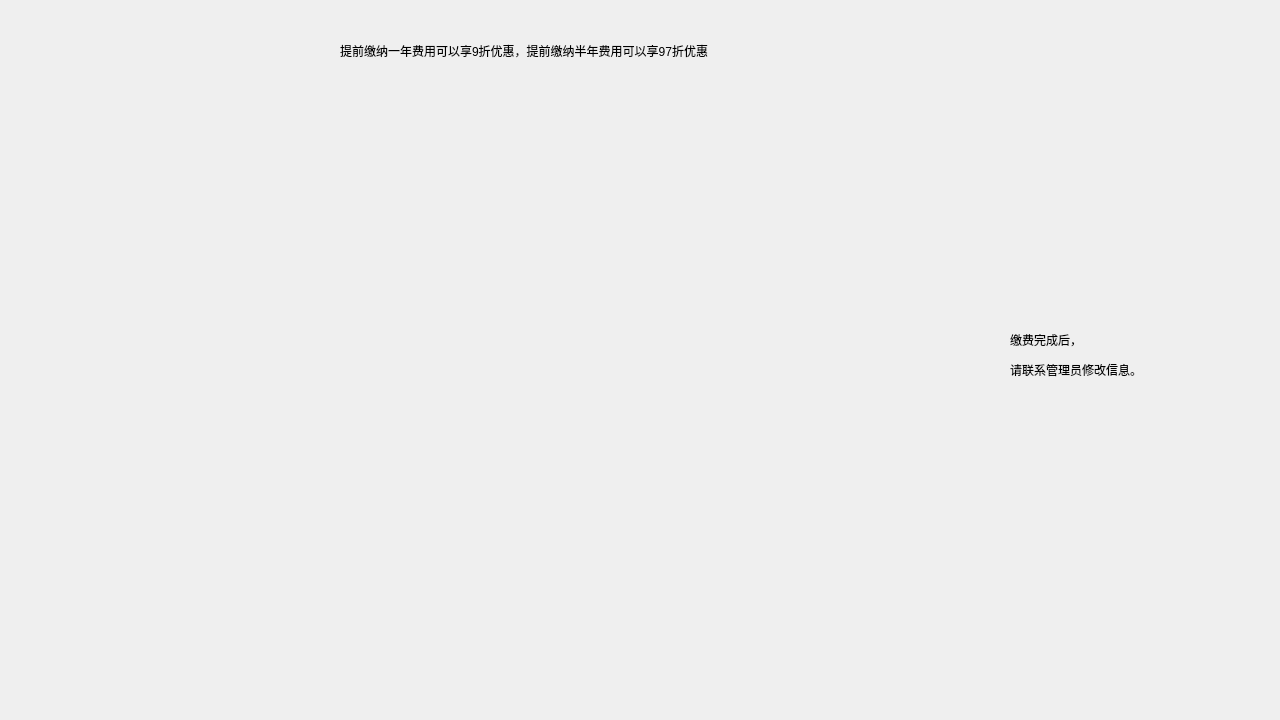
<?xml version="1.0" encoding="UTF-8"?>
<ui version="4.0">
 <class>pay</class>
 <widget class="QWidget" name="pay">
  <property name="geometry">
   <rect>
    <x>0</x>
    <y>0</y>
    <width>1280</width>
    <height>720</height>
   </rect>
  </property>
  <property name="minimumSize">
   <size>
    <width>1280</width>
    <height>720</height>
   </size>
  </property>
  <property name="maximumSize">
   <size>
    <width>1280</width>
    <height>720</height>
   </size>
  </property>
  <property name="windowTitle">
   <string>Form</string>
  </property>
  <widget class="QLabel" name="label">
   <property name="geometry">
    <rect>
     <x>340</x>
     <y>20</y>
     <width>471</width>
     <height>61</height>
    </rect>
   </property>
   <property name="text">
    <string>提前缴纳一年费用可以享9折优惠，提前缴纳半年费用可以享97折优惠</string>
   </property>
  </widget>
  <widget class="QLabel" name="label_2">
   <property name="geometry">
    <rect>
     <x>280</x>
     <y>80</y>
     <width>621</width>
     <height>591</height>
    </rect>
   </property>
   <property name="text">
    <string>&lt;html&gt;&lt;head/&gt;&lt;body&gt;&lt;p&gt;&lt;img src=&quot;:/qr.png&quot;/&gt;&lt;/p&gt;&lt;/body&gt;&lt;/html&gt;</string>
   </property>
  </widget>
  <widget class="QLabel" name="label_3">
   <property name="geometry">
    <rect>
     <x>1010</x>
     <y>260</y>
     <width>181</width>
     <height>231</height>
    </rect>
   </property>
   <property name="text">
    <string>&lt;html&gt;&lt;head/&gt;&lt;body&gt;&lt;p&gt;缴费完成后，&lt;/p&gt;&lt;p&gt;请联系管理员修改信息。&lt;/p&gt;&lt;p&gt;&lt;br/&gt;&lt;/p&gt;&lt;/body&gt;&lt;/html&gt;</string>
   </property>
  </widget>
  <zorder>label_2</zorder>
  <zorder>label</zorder>
  <zorder>label_3</zorder>
 </widget>
 <resources/>
 <connections/>
</ui>
